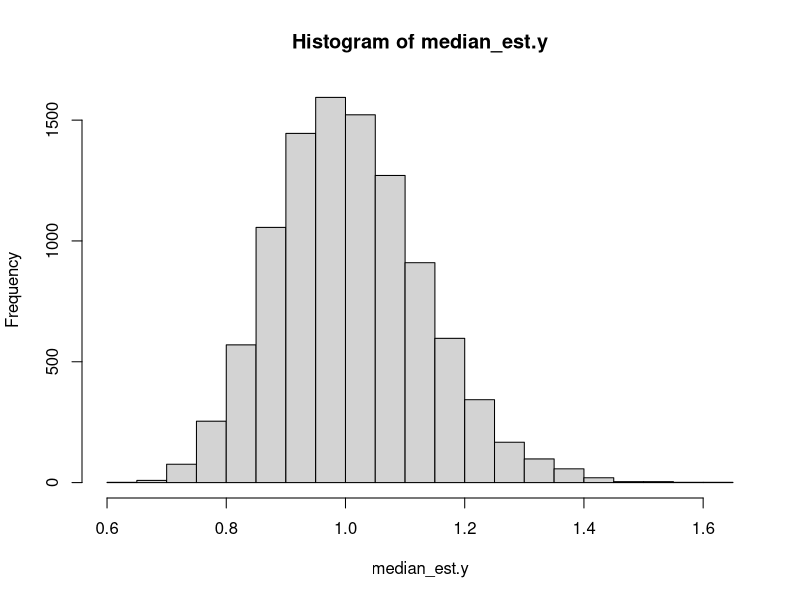
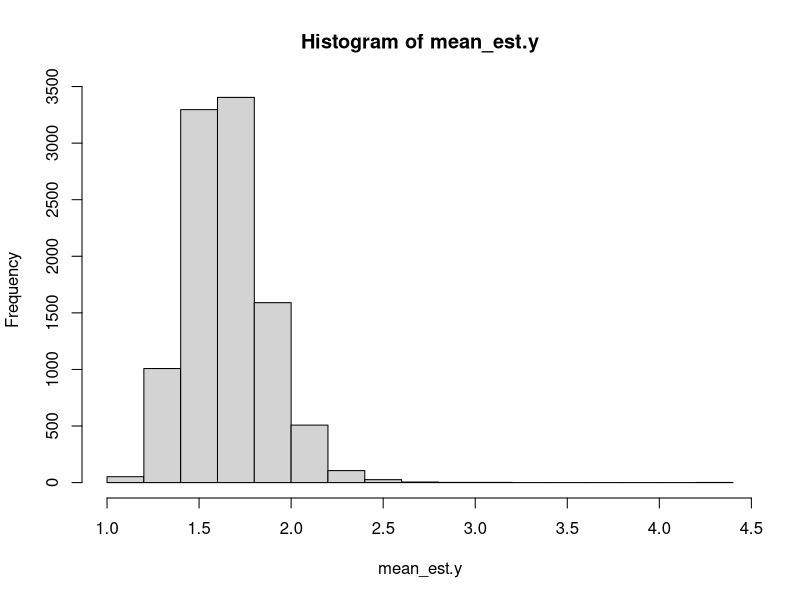
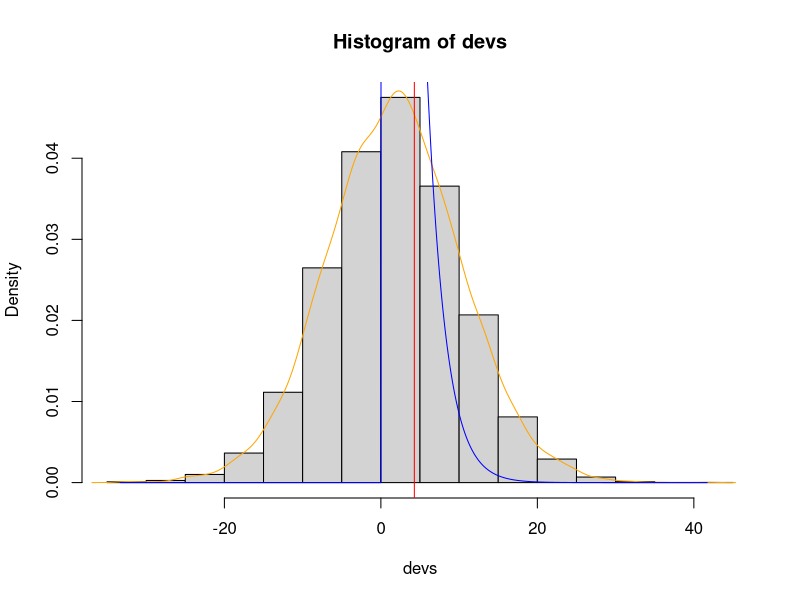

The R source for these figures, in order:
## ---- chunk 1
set.seed(12345)
n = 100
n.sims <- 10000

est.b0 <- numeric(n.sims)
mean_est.b0 <- numeric(n.sims)
median_est.b0 <- numeric(n.sims)
mean_est.y <- numeric(n.sims)
median_est.y <- numeric(n.sims)  

ci.b0 <- matrix(0, nrow = n.sims, ncol = 2)
mean_ci.b0 <- matrix(0, nrow = n.sims, ncol = 2)
median_ci.b0 <- matrix(0, nrow = n.sims, ncol = 2)
ci.mean_y <- matrix(0, nrow = n.sims, ncol = 2)
ci.median_y <- matrix(0, nrow = n.sims, ncol = 2)

for (i in 1:n.sims) {
  y = exp(rnorm(n, mean = 0, sd = 1))
  fit <- lm(log(y) ~ 1)
  mean_est.y[i] <- mean(y)
  median_est.y[i] <- median(y)
  ci.median_y[i, ] <- exp(quantile(log(y), prob = c(0.025, 0.975)))
  
  ci.b0[i,] <- confint(fit)[1,]
}

head(ci.b0)
hist(median_est.y)
hist(mean_est.y)

median_ci.captured_1 <- (1 >= exp(ci.b0[,1])) & (1 <= exp(ci.b0[,2]))
table(median_ci.captured_1)
mean(median_ci.captured_1)

mean_ci.captured_2 <- (exp(1/2) >= exp(ci.b0[,1])) & (exp(1/2) <= exp(ci.b0[,2]))
table(mean_ci.captured_2)
mean(mean_ci.captured_2)
## ---- chunk 2
set.seed(12345)
n = 100
n.sims <- 10000
np.est.b0 <- numeric(n.sims)
mean_y <- numeric(n.sims)
median_y <- numeric(n.sims)
  
y <- exp(rnorm(n, mean = 0, sd = 1))

for (i in 1:n.sims) {
  samp = sample(1:n, replace = T)
  boot <- y[samp]
  mean_y[i] <- mean(boot)
  median_y[i] <- median(boot)
  
}
head(mean_y)
head(median_y)

quantile(median_y, prob=c(0.025, 0.975))
quantile(mean_y, prob=c(0.025, 0.975))

## ---- chunk 3
df = data.frame("pyr" = c(1.50, 1.06, 0.75, 1.10, 0.78, 0.55, 0.80, 0.57, 0.40, 0.65, 0.46, 0.32, 0), 
           "pip" = c("0", "0", "0", "0.25", "0.25", "0.25", "2.5", "2.5", "2.5", "10", "10", "10", "0"),
           "n" = c(150, 149, 150, 151, 151, 150, 149, 150, 140, 150, 150, 149, 200),
           "y" = c(138, 75, 32, 129, 65, 19, 143, 112, 37, 141, 117, 56, 1))
df
## ---- chunk 4

int_fit <- glm(cbind(y, n-y) ~ pyr * pip, family = binomial, data = df)
simple_fit <- glm(cbind(y, n-y) ~ pyr + pip, family = binomial, data = df)
anova(int_fit, simple_fit, test = "Chisq")

## ---- chunk 5
set.seed(1235)
N.sim <- 10000
n.obs <- nrow(df)
n = 100

# make a vector
pyr_pip0.25 = df$pyr[4:6]
pyr_pip2.5 = df$pyr[7:9]
pyr_pip10 = df$pyr[10:12]

devs = numeric(N.sim)
simp_cfs = coef(simple_fit)
cfs = coef(int_fit)

simple_first_xbeta_pip0 = simp_cfs[1] + simp_cfs[2]*df$pyr[1:3]
simple_xbeta0.25 <- simp_cfs[1] + simp_cfs[2]*pyr_pip0.25 + simp_cfs[3]
simple_xbeta2.5 <- simp_cfs[1] + simp_cfs[2]*pyr_pip2.5 + simp_cfs[5]
simple_xbeta10 <- simp_cfs[1] + simp_cfs[2]*pyr_pip10 + simp_cfs[4]
simple_last_xbeta_pip0 = simp_cfs[1] + simp_cfs[2]*df$pyr[13]
simple_xbeta <- c(simple_first_xbeta_pip0, simple_xbeta0.25, simple_xbeta2.5, simple_xbeta10, simple_last_xbeta_pip0)

first_xbeta_pip0 = cfs[1] + cfs[2]*df$pyr[1:3]
last_xbeta_pip0 = cfs[1] + cfs[2]*df$pyr[13]
xbeta_pip0.25 = cfs[1] + cfs[2]*pyr_pip0.25 + cfs[3] + cfs[6] * pyr_pip0.25
xbeta_pip2.5 = cfs[1] + cfs[2]*pyr_pip2.5 + cfs[5] + cfs[8] * pyr_pip2.5
xbeta_pip10 = cfs[1] + cfs[2]*pyr_pip10 + cfs[4] + cfs[7] * pyr_pip10
xbeta = c(first_xbeta_pip0, xbeta_pip0.25, xbeta_pip2.5, xbeta_pip10, last_xbeta_pip0)

for (i in 1:N.sim) {
  ysim_simple <- rbinom(n.obs, size = n, prob = exp(simple_xbeta)/(1+exp(simple_xbeta)))
  ysim_int <- rbinom(n.obs, size=n, prob = exp(xbeta)/(1+exp(xbeta)))
  mod_i <- glm(cbind(ysim_int, n-ysim_int) ~ pyr * pip, family = "binomial", data = df)
  simple_mod_i <- glm(cbind(ysim_simple, n-ysim_simple) ~ pyr + pip, family = "binomial", data = df)
  devs[i] <- deviance(simple_mod_i) - deviance(mod_i) 
}

hist(devs, freq = FALSE)
lines(density(devs), col = "orange")
ds = seq(min(devs), max(devs), length = 1e4)
lines(ds, dchisq(ds, df = (df.residual(simple_mod_i) - df.residual(mod_i))), col = "blue")
abline(v = deviance(simple_mod_i) - deviance(mod_i), col = "red")
deviance(simple_mod_i) - deviance(mod_i)
## ---- chunk 6
# make a vector
coef_int <- coef(int_fit)
(log(4) - coef_int[1])/(coef_int[2])
(log(4) - coef_int[1] - coef_int[4])/(coef_int[2] + coef_int[7])
## ---- chunk 7
set.seed(12345)
betas = matrix(0, nr=N.sim, nc= 8)

for (i in 1:N.sim) {
  ysim = rbinom(n.obs, size=n, prob = exp(xbeta)/(1+exp(xbeta)))
  mod_i = glm(cbind(ysim, n-ysim) ~ pyr * pip, family = binomial, data = df)
  coef(mod_i)
  betas[i,] = coef(mod_i)
}

quantile((log(4)-betas[,1])/betas[,2], c(0.025, 0.975))
quantile(((log(4)-betas[,1]-betas[,4])/(betas[,2] + betas[,7])), c(0.025, 0.975))

